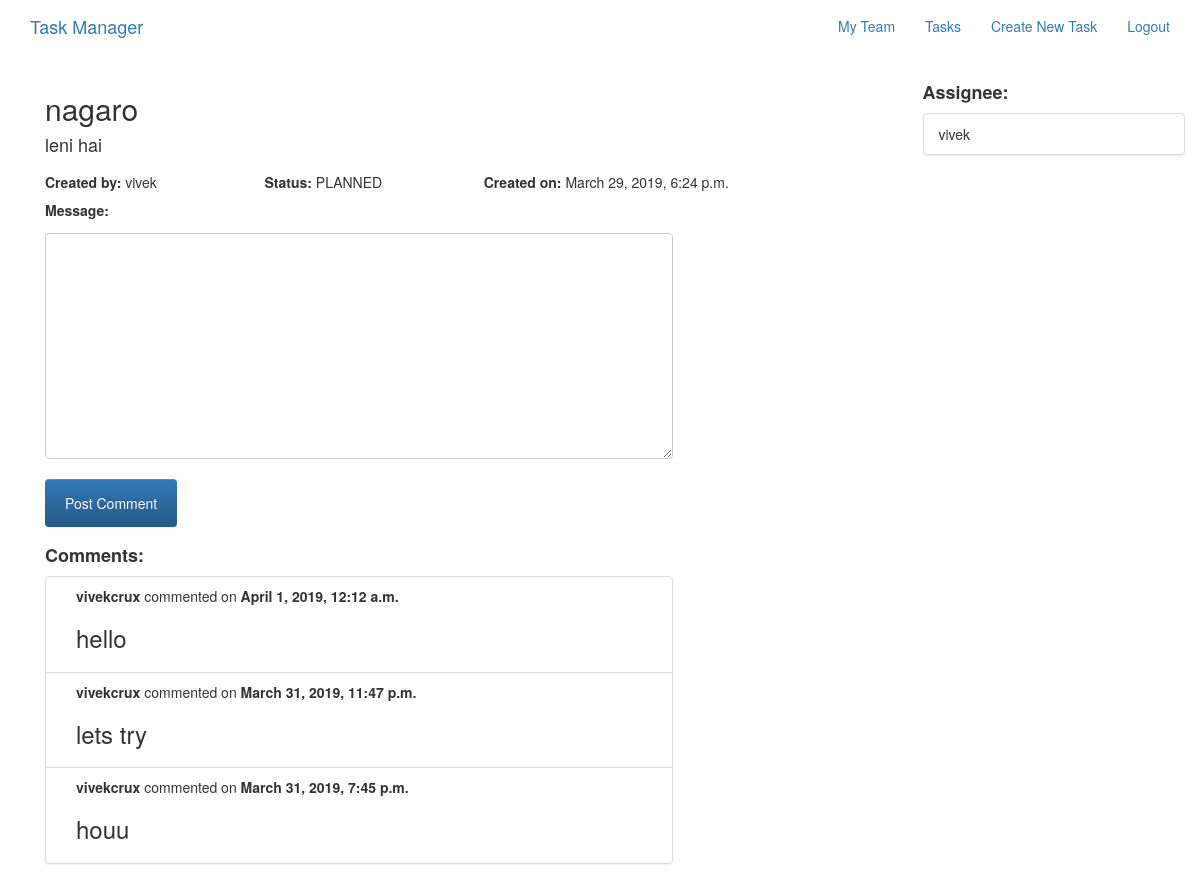
The page /tasks/about/nagaro/ (signed in) on the database its author committed.
### tasks/models.py (models this page shows, shortened)
class Task(models.Model):
    title = models.CharField(max_length=255,unique=True)
    description = models.TextField(blank=True,default='')
    STATUS_CHOICES = (
        ("PLANNED", "Planned"),
        ("INPROGRESS", "Inprogress"),
        ("DONE", "Done"),
    )
    status = models.CharField(max_length=10,
                              choices=STATUS_CHOICES,
                              default="PLANNED")
    slug = models.SlugField(allow_unicode=True,unique=True)
    creator = models.ForeignKey(User,related_name="tasks",on_delete=models.CASCADE)
    created_at = models.DateTimeField(auto_now=True)
    assignees = models.ManyToManyField(User,through="TaskAssignees")
    class Meta:
        ordering = ["-created_at"]

class Comment(models.Model):
    message = models.TextField(unique=False)
    user = models.ForeignKey(User,related_name="user_comments",on_delete=models.CASCADE)
    task = models.ForeignKey(Task,related_name="task_comments",on_delete=models.CASCADE)
    slug = models.SlugField(allow_unicode=True,unique=True)
    created_at = models.DateTimeField(auto_now=True)
    class Meta:
        ordering = ["-created_at"]

### tasks/views.py (the view)
# urls.py: url(r"^about/(?P<slug>[-\w]+)/$",views.TaskDetail.as_view(),name="single"),
class TaskDetail(LoginRequiredMixin,generic.DetailView):
    model = Task
    def get_context_data(self, **kwargs):
        context = super(TaskDetail, self).get_context_data(**kwargs)
        context['comment_form'] = CommentForm
        context['assign_task_form'] = AssignTaskForm
        return context

### teams/templatetags/team_tags.py (called while the page is built)
@register.simple_tag(takes_context=True)
def getteam(context):
    try:
        request = context['request']
        user = User.objects.get(username=request.user.username)
        team = user.members.team
    except ObjectDoesNotExist:
        team = None
    return team

### tasks/templates/tasks/task_detail.html (shortened to what this page needs)
{% extends "tasks/task_base.html" %}
{% load tz %}
{% block task_content %}
{% if task.creator == request.user or task.creator.members.team == request.user.members.team %}
<div class="col-md-9">
  <h2>
    {{ task.title }}
  </h2>
  <h4>{{ task.description }}</h4>
  <div class="row">
    <div class="col-md-3">
      <h5><strong>Created by: </strong>{% if request.user == task.creator %}You{% else %}{{ task.creator }}{% endif %}</h5>
    </div>
    <div class="col-md-3">
      <h5><strong>Status: </strong>{{ task.status }}</h5>
    </div>
    <div class="col-md-6">
      <h5><strong>Created on: </strong>{{ task.created_at|localtime }}</h5>
    </div>
  </div>
<div class="row">
  <div class="col-md-9">
    <form action="{% url 'tasks:comment' slug=task.slug username=request.user %}" method="POST">
      {{ comment_form }}
      <input type="submit" name="" value="Post Comment" class="btn btn-primary btn-large">
    </form>
  </div>
  <div class="col-md-9">
    <h4>
    {% if task.task_comments.count > 0 %}
    <strong>Comment{{ task.task_comments.count|pluralize }}:</strong>
    {% endif %}
    </h4>
    <div class="list-group">
      {% for comment in task.task_comments.all %}
      <div class="list-group-item">
        <div class="list-group-item-text container-fluid">
          <div class="row">
            <div class="col-md-12">
              <strong>{{ comment.user }}</strong> commented on <strong>{{ comment.created_at|localtime }}</strong>
            </div>
            <div class="col-md-12">
                <h3>{{ comment.message }}</h3>
            </div>
          </div>
        </div>
      </div>
      {% endfor %}
    </div>
  </div>
</div>
</div>
<div class="col-md-3">
    <h4>
      <strong>Assignee{{ task.assignees.count|pluralize }}:</strong>
    </h4>
    <div class="list-group">
      {% for assignee in task.assignees.all %}
      <div class="list-group-item">
        {{ assignee }}
      </div>
      {% endfor %}
    </div>
</div>
{% else %}
<h1>You are not authorized to view this task</h1>
{% endif %}
{% endblock %}

### static/css/master.css (style rules this page uses)
input[type=password],textarea, select { width: 100%; padding: 12px 20px; margin: 8px 0; display: inline-block; border: 1px solid #ccc; border-radius: 4px; box-sizing: border-box; }
input[type=submit] { background-color: #4CAF50; color: white; padding: 14px 20px; margin: 8px 0; border: none; border-radius: 4px; cursor: pointer; }

### rows shown on the page
Task: title "nagaro", description "leni hai", creator "vivek", status "PLANNED", created_at "March 29, 2019, 6:24 p.m."
Comment: user "vivekcrux", created_at "April 1, 2019, 12:12 a.m.", message "hello"
Comment: user "vivekcrux", created_at "March 31, 2019, 11:47 p.m.", message "lets try"
Comment: user "vivekcrux", created_at "March 31, 2019, 7:45 p.m.", message "houu"

### other values the page prints
{{ assignee }} "vivek"
